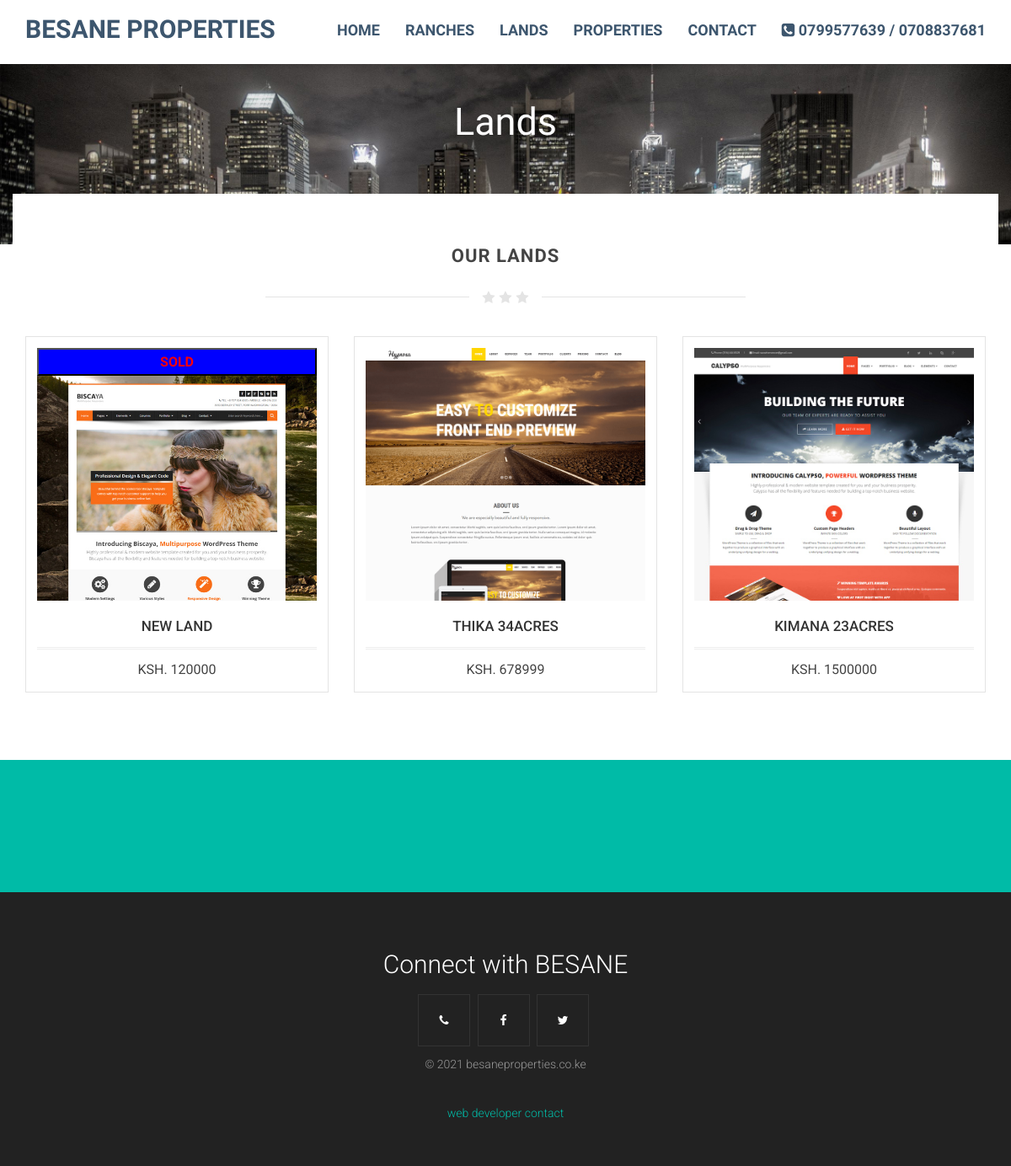
Page /core/viewlands on the committed database.
### Core/models.py (models this page shows, shortened)
class Property(models.Model):
    pic = models.ImageField(blank=True, null=True)
    name = models.CharField(max_length=255)
    size = models.CharField(max_length=255)
    price = models.IntegerField()
    available = models.BooleanField(default=True)
    Location = models.CharField(max_length=255)
    latest = models.BooleanField(default=False)
    date_created = models.DateTimeField(auto_now_add=True)
    description = models.CharField(max_length=255, blank=True, null=True)
    sold = models.BooleanField(default=False)
    class Meta:
        abstract = True

class Land(Property):
    def __str__(self):
        return self.name

### Core/views.py (the view, shortened to what this page needs)
# urls.py: path('viewlands', viewLands, name="viewLands"),
def viewLands(request, id=0):
    if request.method == "GET":
        if id == 0:
            lands = Land.objects.filter(available=True).order_by("-date_created")
            context = {
                'lands': lands,
            }
            return render(request, 'lands.html', context=context)
    else:
        return "INVALID METHOD"

### templates/lands.html (shortened to what this page needs)
{% load static %}
<!DOCTYPE html>
<html>
<head>
<link href="{% static 'assets/css/bootstrap.min.css' %}" rel="stylesheet">
<link href="https://maxcdn.bootstrapcdn.com/font-awesome/4.6.3/css/font-awesome.min.css" rel="stylesheet">
<link href="{% static 'assets/css/style.css' %}" rel="stylesheet">
</head>
<body>
<header class="item header margin-top-0">
	<div class="wrapper">
		{% include 'nav.html' %}
	<div class="container">
		<div class="row">
			<div class="col-md-12 text-center">
				<div class="text-pageheader">
					<div class="subtext-image" data-scrollreveal="enter bottom over 1.7s after 0.1s">
						 Lands
					</div>
				</div>
			</div>
		</div>
	</div>
</div>
</header>
<section class="item content">
<div class="container toparea">
	<div class="underlined-title">
		<div class="editContent">
			<h1 class="text-center latestitems">OUR Lands</h1>
		</div>
		<div class="wow-hr type_short">
			<span class="wow-hr-h">
			<i class="fa fa-star"></i>
			<i class="fa fa-star"></i>
			<i class="fa fa-star"></i>
			</span>
		</div>
	</div>
	<div class="row">
		{% for land in lands %}
		<div class="col-md-4">
			<div class="productbox">
				<div class="fadeshop">
					<span class="maxproduct">
						{% if land.sold %}
							<button class="sold">SOLD</button>
							{% endif %}
						<img src="/media/{{land.pic}}" alt=""></span>
				</div>
				<div class="product-details">
					<a href="#">
					<h1>{{land.name}}</h1>
					</a>
					<span class="price">
					<span class="edd_price">KSH. {{land.price}}</span>
					</span>
				</div>
			</div>
		</div>
		{% endfor %}
	</div>
</div>
</section>
{% include 'footer.html' %}
</body>
</html>

### static/assets/css/style.css (style rules this page uses)
body { font-family:Roboto; font-weight:300; font-size:16px; color:#777; line-height:1.7; }
h1,h2,h3,h4,h5,h6 { font-family:Roboto; font-weight:700; }
.item.content,.item.portfolio,.item.team,.item.pricing,.item.contact { padding-top:40px; padding-bottom:0px; }
.item.header { background-image:url(../images/homeimg.jpg); background-repeat:no-repeat; background-position:0% top; background-size:cover; background-attachment:scroll; background-color:rgba(0,0,0,0); }
.text-pageheader { text-align:center; color:#fff; z-index:2; position:relative; font-size:45px; line-height:90px; text-transform:uppercase; padding-top:100px; padding-bottom:100px; font-weight:700; font-family:Dosis; }
.subtext-image { text-transform:none; font-weight:100 !Important; }
.toparea { background:#fff; margin-top:-100px; padding-top:30px; }
h1.latestitems { font-size:22px; line-height:28px; color:#444; text-transform:uppercase; letter-spacing:1px; margin-top:0; }
.wow-hr { position:relative; font-size:0; text-align:center; height:24px; margin:auto; margin-top:2%; margin-bottom:3%; width:50%; padding:2px 0; overflow:hidden; clear:both; }
.wow-hr-h:before { left:-13px; margin-left:-50%; background:#f7f7f7; }
.wow-hr-h:after { left:13px; margin-right:-50%; }
.wow-hr-h:before,.wow-hr-h:after { display:inline-block; content:""; height:1px; width:50%; margin-top:9px; vertical-align:top; position:relative; background-color:#e4e4e4; }
.wow-hr-h i { font-size:16px; line-height:20px; height:20px; width:20px; vertical-align:top; text-align:center; color:#e4e4e4; }
img { max-width: 100%; }
.maxproduct { max-height:300px; overflow:hidden; display:inline-block; }
.sold { max-height:300px; overflow:hidden; display:inline-block; z-index: 21; color: red !important; font-weight: bold; width: 100%; background-color: blue; height: 10%; }
.productbox { background:#fff; padding:13px; border:1px solid #e4e4e4; margin-bottom:30px; }
.productbox h1 { display:block; font-size:17px; text-transform:uppercase; margin-top:15px; border-bottom:double medium #eee; padding-bottom:15px; margin-bottom:10px; font-weight:500; color:#333; }
.product-details { padding:6px 0 0 0; text-align:center; color:#444; }
.productbox .price { font-weight:400; }
.fadeshop { position:relative; max-height:300px; }

### rows in the picture
Land: sold "SOLD", pic (picture), name "NEW LAND", price "120000"
Land: pic (picture), name "THIKA 34ACRES", price "678999"
Land: pic (picture), name "KIMANA 23ACRES", price "1500000"
